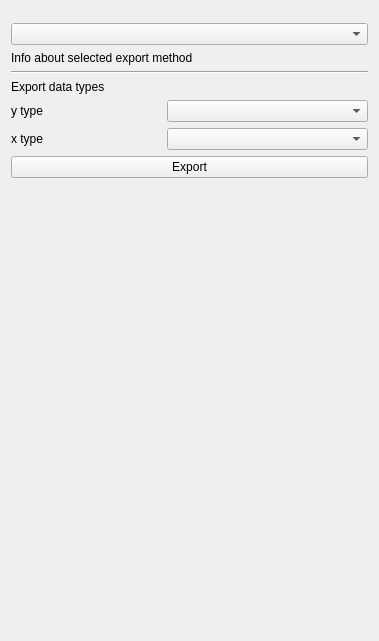
<?xml version="1.0" encoding="UTF-8"?>
<ui version="4.0">
 <class>m2ImzMLExportViewControls</class>
 <widget class="QWidget" name="m2ImzMLExportViewControls">
  <property name="geometry">
   <rect>
    <x>0</x>
    <y>0</y>
    <width>379</width>
    <height>641</height>
   </rect>
  </property>
  <property name="minimumSize">
   <size>
    <width>0</width>
    <height>0</height>
   </size>
  </property>
  <property name="windowTitle">
   <string>ImzML Export</string>
  </property>
  <layout class="QVBoxLayout" name="verticalLayout">
   <item>
    <widget class="QmitkSingleNodeSelectionWidget" name="imageSelection" native="true"/>
   </item>
   <item>
    <widget class="QmitkSingleNodeSelectionWidget" name="listSelection" native="true"/>
   </item>
   <item>
    <widget class="QComboBox" name="cmbBxOutputMode">
     <property name="currentIndex">
      <number>-1</number>
     </property>
    </widget>
   </item>
   <item>
    <widget class="QLabel" name="labelInfo">
     <property name="text">
      <string>Info about selected export method</string>
     </property>
    </widget>
   </item>
   <item>
    <widget class="Line" name="line_2">
     <property name="orientation">
      <enum>Qt::Horizontal</enum>
     </property>
    </widget>
   </item>
   <item>
    <widget class="QLabel" name="label_6">
     <property name="text">
      <string>Export data types</string>
     </property>
    </widget>
   </item>
   <item>
    <layout class="QHBoxLayout" name="horizontalLayout_4">
     <item>
      <widget class="QLabel" name="label_4">
       <property name="maximumSize">
        <size>
         <width>150</width>
         <height>16777215</height>
        </size>
       </property>
       <property name="text">
        <string>y type</string>
       </property>
      </widget>
     </item>
     <item>
      <widget class="QComboBox" name="cmbBxOutputDatatypeInt"/>
     </item>
    </layout>
   </item>
   <item>
    <layout class="QHBoxLayout" name="horizontalLayout_3">
     <item>
      <widget class="QLabel" name="label_3">
       <property name="maximumSize">
        <size>
         <width>150</width>
         <height>16777215</height>
        </size>
       </property>
       <property name="text">
        <string>x type</string>
       </property>
      </widget>
     </item>
     <item>
      <widget class="QComboBox" name="cmbBxOutputDatatypeMz"/>
     </item>
    </layout>
   </item>
   <item>
    <widget class="QPushButton" name="btnExport">
     <property name="text">
      <string>Export</string>
     </property>
    </widget>
   </item>
   <item>
    <spacer name="spacer1">
     <property name="orientation">
      <enum>Qt::Vertical</enum>
     </property>
     <property name="sizeType">
      <enum>QSizePolicy::Expanding</enum>
     </property>
     <property name="sizeHint" stdset="0">
      <size>
       <width>20</width>
       <height>220</height>
      </size>
     </property>
    </spacer>
   </item>
  </layout>
 </widget>
 <layoutdefault spacing="6" margin="11"/>
 <customwidgets>
  <customwidget>
   <class>QmitkSingleNodeSelectionWidget</class>
   <extends>QWidget</extends>
   <header location="global">QmitkSingleNodeSelectionWidget.h</header>
   <container>1</container>
  </customwidget>
 </customwidgets>
 <resources/>
 <connections/>
</ui>
